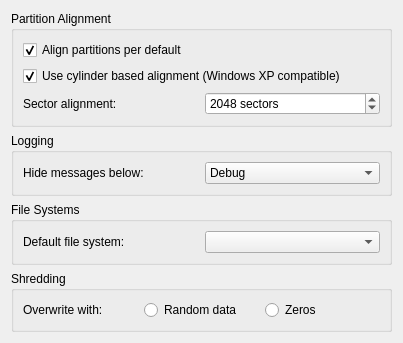
<?xml version="1.0" encoding="UTF-8"?>
<ui version="4.0">
 <class>ConfigurePageGeneral</class>
 <widget class="QWidget" name="ConfigurePageGeneral">
  <property name="geometry">
   <rect>
    <x>0</x>
    <y>0</y>
    <width>403</width>
    <height>327</height>
   </rect>
  </property>
  <layout class="QVBoxLayout" name="verticalLayout">
   <item>
    <widget class="QGroupBox" name="groupBox_2">
     <property name="sizePolicy">
      <sizepolicy hsizetype="Preferred" vsizetype="Preferred">
       <horstretch>0</horstretch>
       <verstretch>1</verstretch>
      </sizepolicy>
     </property>
     <property name="title">
      <string>Partition Alignment</string>
     </property>
     <layout class="QGridLayout" name="gridLayout_3">
      <item row="1" column="0" colspan="2">
       <widget class="QCheckBox" name="kcfg_useCylinderAlignment">
        <property name="text">
         <string>Use cylinder based alignment (Windows XP compatible)</string>
        </property>
        <property name="checked">
         <bool>true</bool>
        </property>
       </widget>
      </item>
      <item row="2" column="0">
       <widget class="QLabel" name="label">
        <property name="enabled">
         <bool>true</bool>
        </property>
        <property name="text">
         <string>Sector alignment:</string>
        </property>
        <property name="buddy">
         <cstring>kcfg_sectorAlignment</cstring>
        </property>
       </widget>
      </item>
      <item row="2" column="1">
       <widget class="QSpinBox" name="kcfg_sectorAlignment">
        <property name="enabled">
         <bool>true</bool>
        </property>
        <property name="suffix">
         <string> sectors</string>
        </property>
        <property name="maximum">
         <number>16777215</number>
        </property>
        <property name="singleStep">
         <number>512</number>
        </property>
        <property name="value">
         <number>2048</number>
        </property>
       </widget>
      </item>
      <item row="0" column="0" colspan="2">
       <widget class="QCheckBox" name="kcfg_alignDefault">
        <property name="text">
         <string>Align partitions per default</string>
        </property>
        <property name="checked">
         <bool>true</bool>
        </property>
       </widget>
      </item>
     </layout>
    </widget>
   </item>
   <item>
    <widget class="QGroupBox" name="groupBox_3">
     <property name="sizePolicy">
      <sizepolicy hsizetype="Preferred" vsizetype="Preferred">
       <horstretch>0</horstretch>
       <verstretch>1</verstretch>
      </sizepolicy>
     </property>
     <property name="title">
      <string>Logging</string>
     </property>
     <layout class="QHBoxLayout" name="horizontalLayout">
      <item>
       <widget class="QLabel" name="label_2">
        <property name="text">
         <string>Hide messages below:</string>
        </property>
        <property name="buddy">
         <cstring>kcfg_minLogLevel</cstring>
        </property>
       </widget>
      </item>
      <item>
       <widget class="KComboBox" name="kcfg_minLogLevel">
        <item>
         <property name="text">
          <string>Debug</string>
         </property>
        </item>
        <item>
         <property name="text">
          <string>Information</string>
         </property>
        </item>
        <item>
         <property name="text">
          <string>Warning</string>
         </property>
        </item>
        <item>
         <property name="text">
          <string>Error</string>
         </property>
        </item>
       </widget>
      </item>
     </layout>
    </widget>
   </item>
   <item>
    <widget class="QGroupBox" name="groupBox_4">
     <property name="sizePolicy">
      <sizepolicy hsizetype="Preferred" vsizetype="Preferred">
       <horstretch>0</horstretch>
       <verstretch>1</verstretch>
      </sizepolicy>
     </property>
     <property name="title">
      <string>File Systems</string>
     </property>
     <layout class="QHBoxLayout" name="horizontalLayout_2">
      <item>
       <widget class="QLabel" name="label_3">
        <property name="text">
         <string>Default file system:</string>
        </property>
        <property name="buddy">
         <cstring>m_ComboDefaultFileSystem</cstring>
        </property>
       </widget>
      </item>
      <item>
       <widget class="KComboBox" name="m_ComboDefaultFileSystem"/>
      </item>
     </layout>
    </widget>
   </item>
   <item>
    <widget class="KButtonGroup" name="kcfg_shredSource">
     <property name="sizePolicy">
      <sizepolicy hsizetype="Preferred" vsizetype="Preferred">
       <horstretch>0</horstretch>
       <verstretch>1</verstretch>
      </sizepolicy>
     </property>
     <property name="title">
      <string>Shredding</string>
     </property>
     <layout class="QHBoxLayout" name="horizontalLayout_4">
      <item>
       <widget class="QLabel" name="label_5">
        <property name="text">
         <string>Overwrite with:</string>
        </property>
       </widget>
      </item>
      <item>
       <widget class="QRadioButton" name="radioButton">
        <property name="text">
         <string>Random data</string>
        </property>
       </widget>
      </item>
      <item>
       <widget class="QRadioButton" name="radioButton_2">
        <property name="text">
         <string>Zeros</string>
        </property>
       </widget>
      </item>
     </layout>
    </widget>
   </item>
  </layout>
 </widget>
 <customwidgets>
  <customwidget>
   <class>KButtonGroup</class>
   <extends>QGroupBox</extends>
   <header>kbuttongroup.h</header>
   <container>1</container>
  </customwidget>
  <customwidget>
   <class>KComboBox</class>
   <extends>QComboBox</extends>
   <header>kcombobox.h</header>
  </customwidget>
 </customwidgets>
 <connections/>
</ui>
